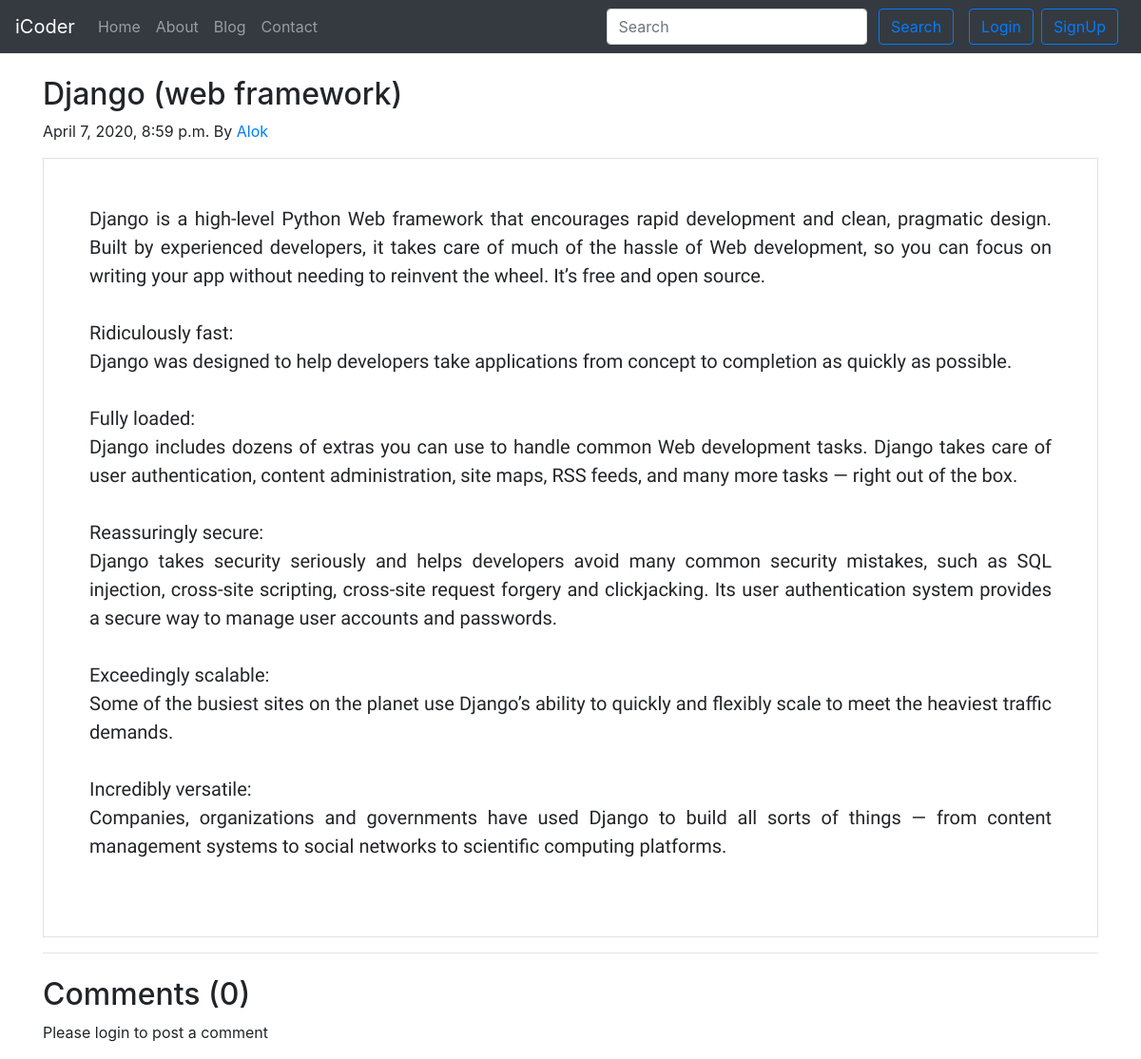
The page /blog/second-post on the database its author committed.
### blog/models.py (models this page shows, shortened)
class Post(models.Model):
    sno = models.AutoField(primary_key=True)
    title = models.CharField(max_length=255)
    content = models.TextField()
    author = models.CharField(max_length=13)
    slug = models.CharField(max_length=130)
    timeStamp = models.DateTimeField(blank=True)

### blog/views.py (the view)
# urls.py: path('<str:slug>', views.blogPost, name='blogPost'),
def blogPost(request, slug):
    post = Post.objects.filter(slug=slug).first()
    comments = BlogComment.objects.filter(post=post, parent=None)
    replies = BlogComment.objects.filter(post=post).exclude(parent=None)
    replyDict = {}
    for reply in replies:
        if reply.sno not in replyDict.keys():
            replyDict[reply.parent.sno] = [reply]
        else:
            replyDict[reply.parent.sno].append(reply)
    context = {'post': post, 'comments': comments,
               'user': request.user, 'replyDict': replyDict}
    return render(request, 'blog/blogPost.html', context)

### templates/blog/blogPost.html (shortened to what this page needs)
{% extends 'base.html' %}
{% block body %}
{% load humanize %}
{% load extras %}
<div class="container my-4">
        <div class="blog-post">
                <h2 class="blog-post-title">{{post.title}}</h2>
                <p class="blog-post-meta">{{post.timeStamp}} By <a href="/about">{{post.author}}</a></p>
                <div class="border p-5">
                        <pre><p class="text-justify">{{post.content}}<p></pre>
                </div>
                <hr>
        </div>
</div>
<div class="container">
        <h2>Comments ({{comments.count}})</h2>
        <div class="my-2">
                {% if user.is_authenticated %}
                <form action="/blog/postComment" method="POST">{% csrf_token %}
                        <div class="form-group">
                                <label for="exampleInputEmail1">Post Comment</label>
                                <input type="text" class="form-control" name="comment" id="comment"
                                        placeholder="Enter comment here......">
                        </div>
                        <input type="hidden" name="postSno" value="{{post.sno}}">
                        <input type="hidden" name="parentSno" value="">
                        <button type="submit" class="btn btn-primary">Submit</button>
                </form>
                {% else %}
                <p>Please login to post a comment</p>
                {% endif %}
        </div>
</div>
{% endblock body %}

### templates/base.html (style rules this page uses)
pre { overflow-x: auto; white-space: pre-wrap; white-space: -moz-pre-wrap; white-space: -pre-wrap; white-space: -o-pre-wrap; word-wrap: break-word; font-family: 'Open Sans Condensed', sans-serif; font-size: 20px; }

### rows shown on the page
Post: title "Django (web framework)", timeStamp "April 7, 2020, 8:59 p.m.", author "Alok", content "Django is a high-level Python Web framework that encourages rapid development and clean, pragmatic design. Built by experienced developers, it takes care of much of the hassle of Web development, so you can focus on writing your app without needing to reinvent the wheel. It’s free and open source. Ridiculously fast: Django was designed to help developers take applications from concept to completion as quickly as possible. Fully loaded: Django includes dozens of extras you can use to handle common Web development tasks. Django takes care of user authentication, content administration, site maps, RSS feeds, and many more tasks — right out of the box. Reassuringly secure: Django takes security…"

### other values the page prints
{{ comments.count }} "0"
